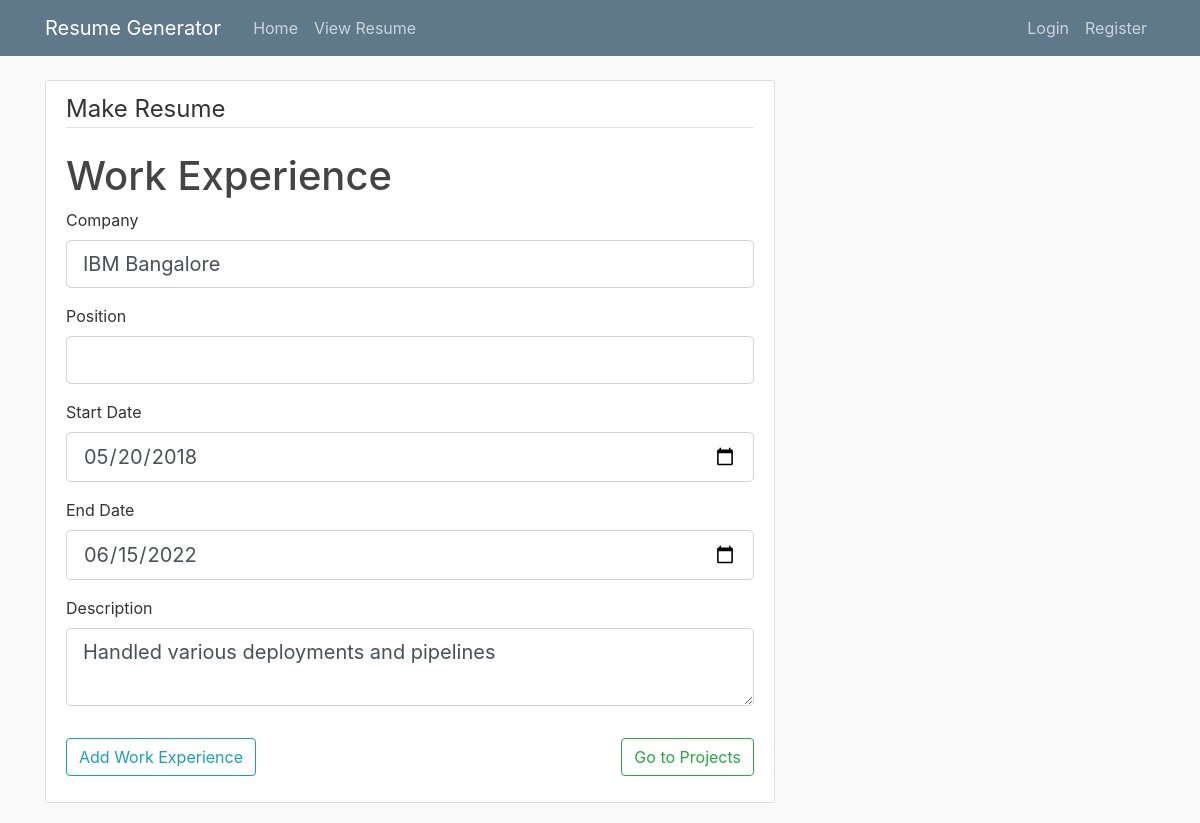
Before: /resume/new/experience/1/update with the older database file.
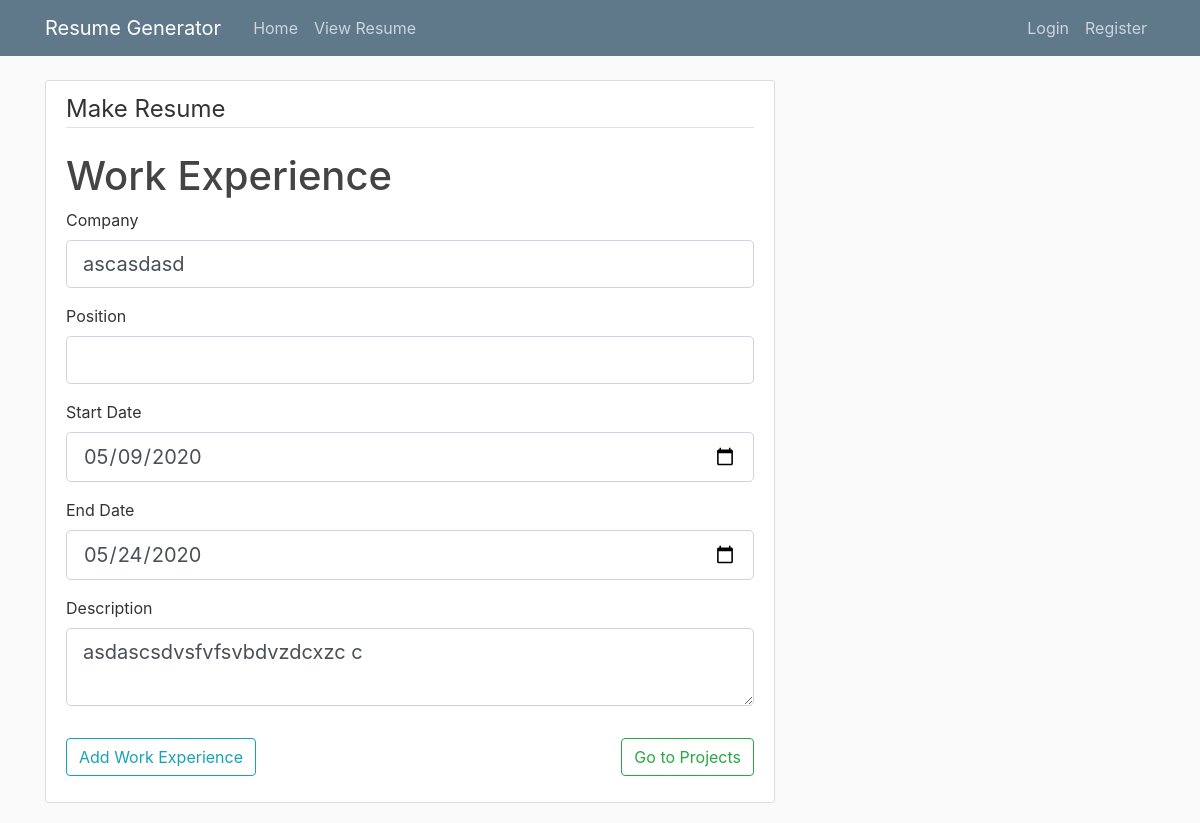
After: the same page with the newer database file.
### resume/models.py (models this page shows, shortened)
class experience(db.Model):
    id = db.Column(db.Integer, primary_key=True)
    company = db.Column(db.String(100),nullable=False)
    position = db.Column(db.String(100),nullable=False)
    startexp = db.Column(db.DateTime,nullable=False,default=datetime.today())
    endexp = db.Column(db.DateTime,nullable=False,default=datetime.today())
    content = db.Column(db.Text,nullable=False)
    user_id= db.Column(db.Integer,db.ForeignKey('user.id'),nullable=False)

### resume/routes.py (the view)
@app.route("/resume/new/experience/<int:experience_id>/update",methods=["GET","POST"])
def update_exp(experience_id):
    expview = experience.query.get_or_404(experience_id)
    form = userexp()
    if form.validate_on_submit():
        expview.company = form.company.data
        expview.startexp = form.startexp.data
        expview.endexp = form.endexp.data
        expview.content = form.content.data
        db.session.commit()
        flash('Your education details have been updated!', 'success')
        return redirect(url_for('postexperience'))
    elif request.method == 'GET':
        form.company.data= expview.company
        form.startexp.data = expview.startexp
        form.endexp.data = expview.endexp
        form.content.data =  expview.content
    return render_template("experience.html",title="Update Work Experience",form=form)

### resume/forms.py
class userexp(FlaskForm):
    company = StringField("Company",
        validators=[DataRequired(),Length(min=5)])
    position = StringField("Position",
        validators=[DataRequired(),Length(min=5)])
    startexp = DateField('Start Date', format='%Y-%m-%d',
         validators=[DataRequired()])
    endexp  = DateField('End Date', format='%Y-%m-%d',
        validators=[DataRequired()])
    content = TextAreaField("Description",
        validators=[DataRequired(),Length(min=15)])
    submit = SubmitField("Add Work Experience")

### resume/templates/experience.html (shortened to what this page needs)
{%  extends "layout.html" %}
{% block content %}
<div class="content-section">
    <form method="POST" action="">
        <fieldset class="form-group" id="cloneunder">
            <legend class="border-bottom mb-4">Make Resume</legend>
            <h1>Work Experience</h1>
            <div id="skillclass">
            <div class="form-group">
                {{ form.company.label(class="form-control-label") }}
                {% if form.company.errors %}
                    {{ form.company(class="form-control form-control-lg is-invalid") }}
                <div class="invalid-feedback">
                    {% for error in form.company.errors %}
                        <span>{{error}}</span>
                    {% endfor %}
                </div>
                {% else %}
                {{ form.company(class="form-control form-control-lg") }}
                {% endif %}
            </div>
            <div class="form-group">
                {{ form.position.label(class="form-control-label") }}
                {% if form.position.errors %}
                    {{ form.position(class="form-control form-control-lg is-invalid") }}
                <div class="invalid-feedback">
                    {% for error in form.position.errors %}
                        <span>{{error}}</span>
                    {% endfor %}
                </div>
                {% else %}
                {{ form.position(class="form-control form-control-lg") }}
                {% endif %}
            </div>
            <div class="form-group">
                {{ form.startexp.label(class="form-control-label") }}
                {% if form.startexp.errors %}
                    {{ form.startexp(class="form-control form-control-lg is-invalid") }}
                <div class="invalid-feedback">
                    {% for error in form.startexp.errors %}
                        <span>{{error}}</span>
                    {% endfor %}
                </div>
                {% else %}
                {{ form.startexp(class="form-control form-control-lg") }}
                {% endif %}
            </div>
            <div class="form-group">
                {{ form.endexp.label(class="form-control-label") }}
                {% if form.endexp.errors %}
                    {{ form.endexp(class="form-control form-control-lg is-invalid") }}
                <div class="invalid-feedback">
                    {% for error in form.endexp.errors %}
                        <span>{{error}}</span>
                    {% endfor %}
                </div>
                {% else %}
                {{ form.endexp(class="form-control form-control-lg") }}
                {% endif %}
            </div>
            <div class="form-group">
                {{ form.content.label(class="form-control-label") }}
                {% if form.content.errors %}
                    {{ form.content(class="form-control form-control-lg is-invalid") }}
                <div class="invalid-feedback">
                    {% for error in form.content.errors %}
                        <span>{{error}}</span>
                    {% endfor %}
                </div>
                {% else %}
                {{ form.content(class="form-control form-control-lg") }}
                {% endif %}
            </div>
        </div>
        </fieldset>
        <a href="/resume/new/projects" class="btn btn-outline-success" style="float: right;">Go to Projects</a>
        <div class="form-group">
            {{ form.submit(class="btn btn-outline-info") }}
        </div>
</form>
</div>
{%  endblock content  %}

Changed rows visible on the page:
changed experience: company "IBM Bangalore" → "ascasdasd"; startexp "05/20/2018" → "05/09/2020"; endexp "06/15/2022" → "05/24/2020"; content "Handled various deployments and pipelines" → "asdascsdvsfvfsvbdvzdcxzc c"
